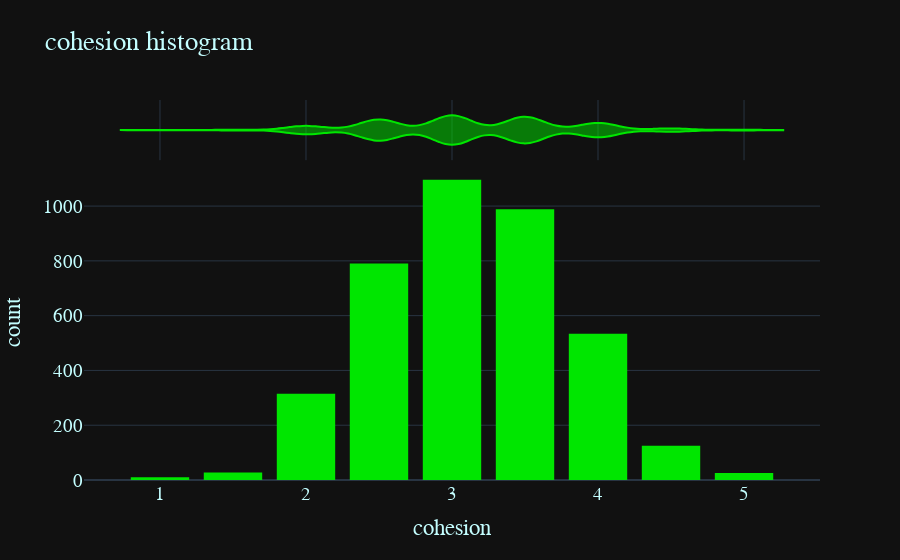
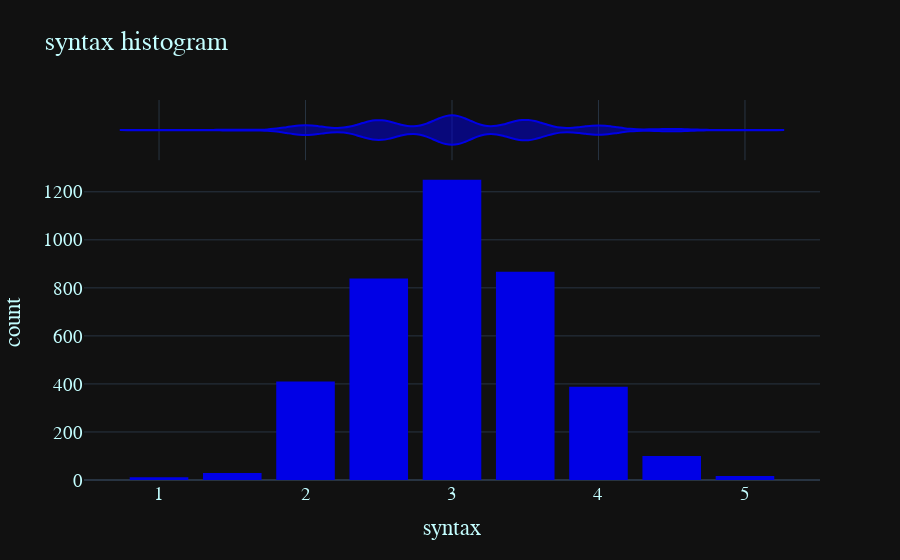
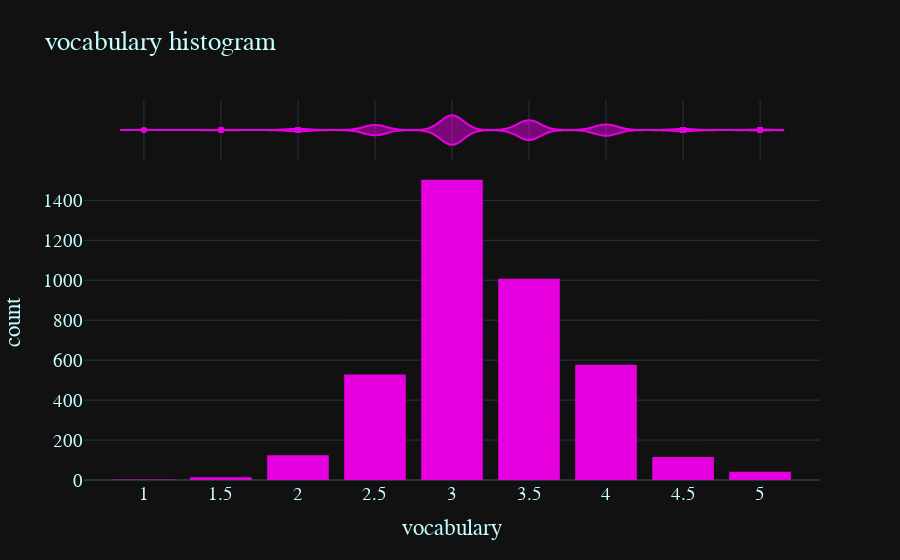
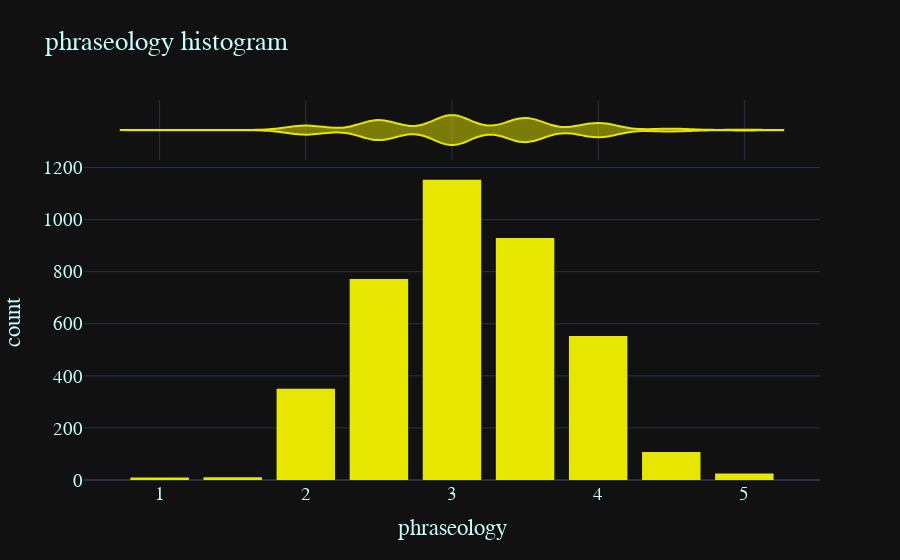

Notebook code cell kept with these figures, in order:
### Code cell
colors = [["#00E600"], ["#0000E6"], ["#E600DF"], ["#E6E600"], ["#FFFFFF"], ["#cd040b"]]


for count, x in enumerate(["cohesion", "syntax", "vocabulary", "phraseology", "grammar", "conventions"]):
    fig = px.histogram(train_df, x = x, marginal = 'violin', title = f" {x} histogram", color_discrete_sequence = colors[count]  )
    
    fig.update_layout(bargap = 0.2)
    fig.update_layout(template = 'plotly_dark', font = dict(family = 'PT Sans', size = 19, color = "#C4FEFF" ) )
    
    fig.show()

### Figure 1 — Plotly figure (JSON) as saved in the notebook; plotly's stock layout.template omitted (floating-point values rounded to 4 significant figures; data arrays with more than 128 entries replaced by an {"elided": "..."} marker saying what was removed)
{"data": [{"alignmentgroup": "True", "bingroup": "x", "hovertemplate": "cohesion=%{x}<br>count=%{y}<extra></extra>", "legendgroup": "", "marker": {"color": "#00E600", "pattern": {"shape": ""}}, "name": "", "offsetgroup": "", "orientation": "v", "showlegend": false, "type": "histogram", "x": {"elided": "3911 float values"}, "xaxis": "x", "yaxis": "y"}, {"alignmentgroup": "True", "hovertemplate": "cohesion=%{x}<extra></extra>", "legendgroup": "", "marker": {"color": "#00E600"}, "name": "", "offsetgroup": "", "scalegroup": "x", "showlegend": false, "type": "violin", "x": {"elided": "3911 float values"}, "xaxis": "x2", "yaxis": "y2"}], "layout": {"bargap": 0.2, "barmode": "relative", "font": {"color": "#C4FEFF", "family": "PT Sans", "size": 19}, "legend": {"tracegroupgap": 0}, "title": {"text": " cohesion histogram"}, "xaxis": {"anchor": "y", "domain": [0, 1], "title": {"text": "cohesion"}}, "xaxis2": {"anchor": "y2", "domain": [0, 1], "matches": "x", "showgrid": true, "showticklabels": false}, "yaxis": {"anchor": "x", "domain": [0, 0.8316], "title": {"text": "count"}}, "yaxis2": {"anchor": "x2", "domain": [0.8416, 1], "matches": "y2", "showgrid": false, "showline": false, "showticklabels": false, "ticks": ""}}}

### Figure 2 — Plotly figure (JSON) as saved in the notebook; plotly's stock layout.template omitted (floating-point values rounded to 4 significant figures; data arrays with more than 128 entries replaced by an {"elided": "..."} marker saying what was removed)
{"data": [{"alignmentgroup": "True", "bingroup": "x", "hovertemplate": "syntax=%{x}<br>count=%{y}<extra></extra>", "legendgroup": "", "marker": {"color": "#0000E6", "pattern": {"shape": ""}}, "name": "", "offsetgroup": "", "orientation": "v", "showlegend": false, "type": "histogram", "x": {"elided": "3911 float values"}, "xaxis": "x", "yaxis": "y"}, {"alignmentgroup": "True", "hovertemplate": "syntax=%{x}<extra></extra>", "legendgroup": "", "marker": {"color": "#0000E6"}, "name": "", "offsetgroup": "", "scalegroup": "x", "showlegend": false, "type": "violin", "x": {"elided": "3911 float values"}, "xaxis": "x2", "yaxis": "y2"}], "layout": {"bargap": 0.2, "barmode": "relative", "font": {"color": "#C4FEFF", "family": "PT Sans", "size": 19}, "legend": {"tracegroupgap": 0}, "title": {"text": " syntax histogram"}, "xaxis": {"anchor": "y", "domain": [0, 1], "title": {"text": "syntax"}}, "xaxis2": {"anchor": "y2", "domain": [0, 1], "matches": "x", "showgrid": true, "showticklabels": false}, "yaxis": {"anchor": "x", "domain": [0, 0.8316], "title": {"text": "count"}}, "yaxis2": {"anchor": "x2", "domain": [0.8416, 1], "matches": "y2", "showgrid": false, "showline": false, "showticklabels": false, "ticks": ""}}}

### Figure 3 — Plotly figure (JSON) as saved in the notebook; plotly's stock layout.template omitted (floating-point values rounded to 4 significant figures; data arrays with more than 128 entries replaced by an {"elided": "..."} marker saying what was removed)
{"data": [{"alignmentgroup": "True", "bingroup": "x", "hovertemplate": "vocabulary=%{x}<br>count=%{y}<extra></extra>", "legendgroup": "", "marker": {"color": "#E600DF", "pattern": {"shape": ""}}, "name": "", "offsetgroup": "", "orientation": "v", "showlegend": false, "type": "histogram", "x": {"elided": "3911 float values"}, "xaxis": "x", "yaxis": "y"}, {"alignmentgroup": "True", "hovertemplate": "vocabulary=%{x}<extra></extra>", "legendgroup": "", "marker": {"color": "#E600DF"}, "name": "", "offsetgroup": "", "scalegroup": "x", "showlegend": false, "type": "violin", "x": {"elided": "3911 float values"}, "xaxis": "x2", "yaxis": "y2"}], "layout": {"bargap": 0.2, "barmode": "relative", "font": {"color": "#C4FEFF", "family": "PT Sans", "size": 19}, "legend": {"tracegroupgap": 0}, "title": {"text": " vocabulary histogram"}, "xaxis": {"anchor": "y", "domain": [0, 1], "title": {"text": "vocabulary"}}, "xaxis2": {"anchor": "y2", "domain": [0, 1], "matches": "x", "showgrid": true, "showticklabels": false}, "yaxis": {"anchor": "x", "domain": [0, 0.8316], "title": {"text": "count"}}, "yaxis2": {"anchor": "x2", "domain": [0.8416, 1], "matches": "y2", "showgrid": false, "showline": false, "showticklabels": false, "ticks": ""}}}

### Figure 4 — Plotly figure (JSON) as saved in the notebook; plotly's stock layout.template omitted (floating-point values rounded to 4 significant figures; data arrays with more than 128 entries replaced by an {"elided": "..."} marker saying what was removed)
{"data": [{"alignmentgroup": "True", "bingroup": "x", "hovertemplate": "phraseology=%{x}<br>count=%{y}<extra></extra>", "legendgroup": "", "marker": {"color": "#E6E600", "pattern": {"shape": ""}}, "name": "", "offsetgroup": "", "orientation": "v", "showlegend": false, "type": "histogram", "x": {"elided": "3911 float values"}, "xaxis": "x", "yaxis": "y"}, {"alignmentgroup": "True", "hovertemplate": "phraseology=%{x}<extra></extra>", "legendgroup": "", "marker": {"color": "#E6E600"}, "name": "", "offsetgroup": "", "scalegroup": "x", "showlegend": false, "type": "violin", "x": {"elided": "3911 float values"}, "xaxis": "x2", "yaxis": "y2"}], "layout": {"bargap": 0.2, "barmode": "relative", "font": {"color": "#C4FEFF", "family": "PT Sans", "size": 19}, "legend": {"tracegroupgap": 0}, "title": {"text": " phraseology histogram"}, "xaxis": {"anchor": "y", "domain": [0, 1], "title": {"text": "phraseology"}}, "xaxis2": {"anchor": "y2", "domain": [0, 1], "matches": "x", "showgrid": true, "showticklabels": false}, "yaxis": {"anchor": "x", "domain": [0, 0.8316], "title": {"text": "count"}}, "yaxis2": {"anchor": "x2", "domain": [0.8416, 1], "matches": "y2", "showgrid": false, "showline": false, "showticklabels": false, "ticks": ""}}}
